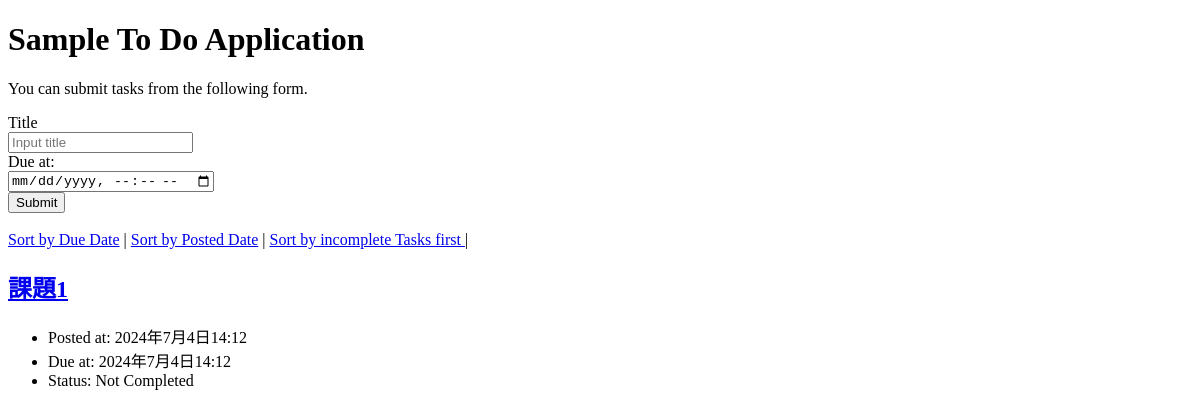
Before: / with the older database file.
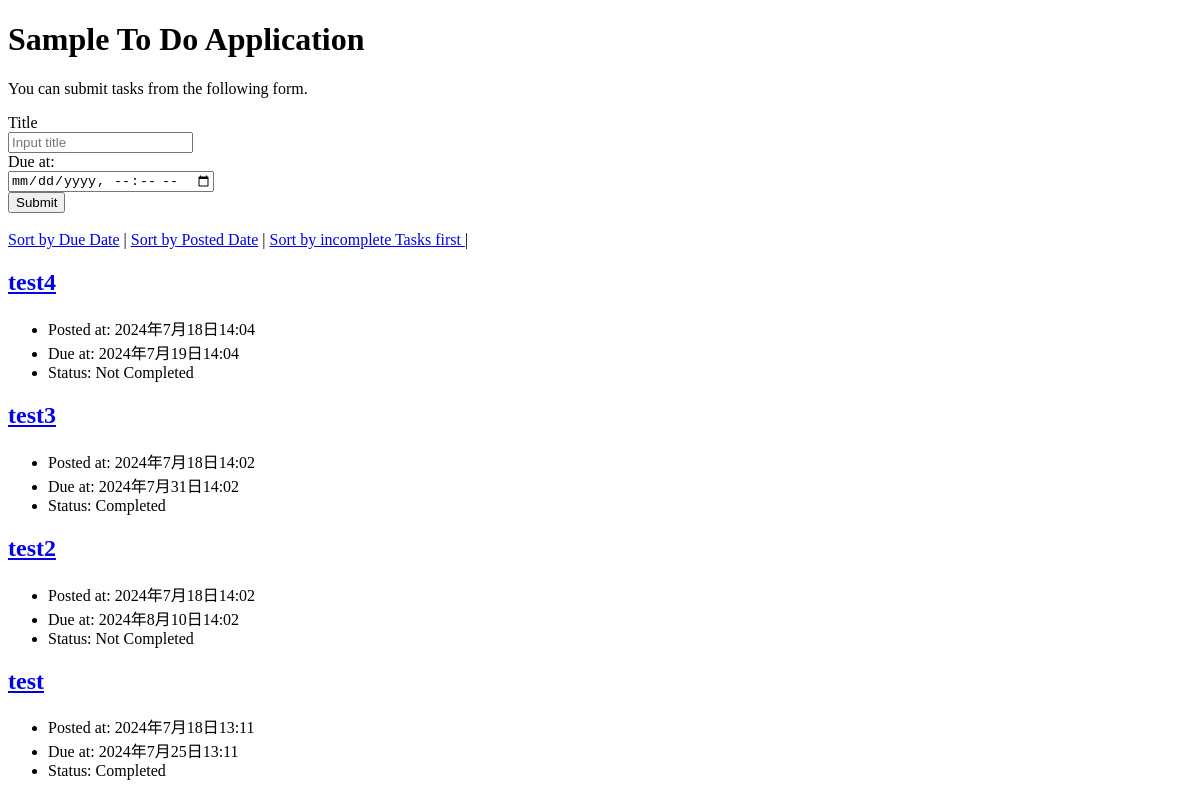
After: the same page with the newer database file.
### todo/models.py (models this page shows, shortened)
class Task(models.Model):
    title = models.CharField(max_length=100)
    completed = models.BooleanField(default=False)
    posted_at = models.DateTimeField(default=timezone.now)
    due_at = models.DateTimeField(null=True, blank=True)

### todo/views.py (the view)
# urls.py: path('', todo_views.index, name='index'),
def index(request):
    if request.method == 'POST':
        task = Task(title=request.POST['title'],
                    due_at=make_aware(parse_datetime(request.POST['due_at'])))
        task.save()
    if request.GET.get('order') == 'due':
        tasks = Task.objects.order_by('due_at')
    elif request.GET.get('order') == 'uncompleted':
        tasks = Task.objects.order_by('completed','due_at')
    else:
        tasks = Task.objects.order_by('-posted_at')
    context = {
        'tasks': tasks
    }
    return render(request, 'todo/index.html', context)

### todo/templates/todo/index.html (shortened to what this page needs)
{% load static %}
<!DOCTYPE html>
<html lang="ja">
  <head>
  </head>
  <body>
    <h1>Sample To Do Application</h1>
    <p>You can submit tasks from the following form.</p>
    <form action="{% url 'index' %}" method="post">
      <div>
        <label for="titleInput">Title</label><br>
        <input id="titleInput" name="title" type="text" placeholder="Input title">
      </div>
      <div>
        <label for="dueInput">Due at:</label><br>
        <input id="dueInput" name="due_at" type="datetime-local">
      </div>
      <div>
        <button type="submit">Submit</button>
      </div>
    </form>
    <br>
    <div>
      <a href="{% url 'index' %}?order=due">Sort by Due Date</a> |
      <a href="{% url 'index' %}?order=post">Sort by Posted Date</a> |
      <a href="{% url 'index' %}?order=uncompleted">Sort by incomplete Tasks first </a> |
    </div>
    {% for task in tasks %}
    <div class="text">
      <h2><a href="{% url 'detail' task.id %}">{{ task.title }}</a></h2>
      <ul>
        <li>Posted at: {{ task.posted_at }}</li>
        {% if task.due_at %}
        <li>Due at: {{ task.due_at }}</li>
        {% endif %}
        {% if task.completed %}
        <li>Status: Completed</li>
        {% else %}
        <li>Status: Not Completed</li>
        {% endif %}
      </ul>
    </div>
    {% endfor %}
  </body>
</html>

Changed rows visible on the page:
removed Task: title "課題1", posted_at "2024年7月4日14:12", due_at "2024年7月4日14:12", completed "Status: Not Completed"
added Task: title "test4", posted_at "2024年7月18日14:04", due_at "2024年7月19日14:04", completed "Status: Not Completed"
added Task: title "test3", posted_at "2024年7月18日14:02", due_at "2024年7月31日14:02", completed "Status: Completed"
added Task: title "test2", posted_at "2024年7月18日14:02", due_at "2024年8月10日14:02", completed "Status: Not Completed"
added Task: title "test", posted_at "2024年7月18日13:11", due_at "2024年7月25日13:11", completed "Status: Completed"
